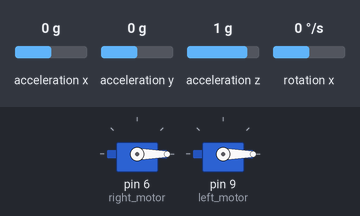
This sketch was run on a simulated Arduino Uno, built with avr-gcc and run on an emulated ATmega328P. On the bench: 2 × servo. Wiring (inferred from the names in the program): MPU-6050 motion sensor at I2C address 0x68. Inputs (shaded band) come from the test bench; at power-on: acceleration y 0 g, acceleration x 0 g, acceleration z 1 g, rotation x 0 °/s. What the sketch prints to the serial monitor is not drawn.

Above: at 6.2 s.
6.3 s: acceleration y set to -1.4 g
At 7.0 s:
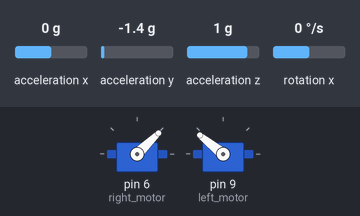
7.8 s: acceleration y set to -0.5 g
9.3 s: acceleration y set to -0.2 g
At 10.3 s:
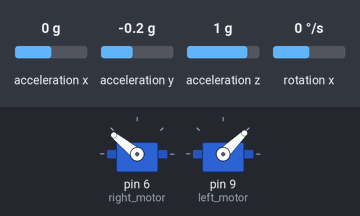
10.8 s: acceleration y set to -0.8 g
At 11.8 s:
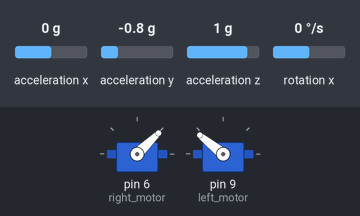
12.3 s: acceleration x set to -1.1 g
13.8 s: acceleration x set to -1.4 g
At 14.9 s:
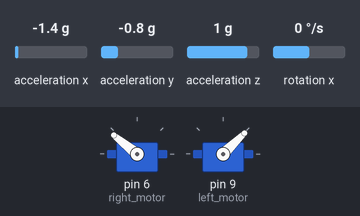
Timing chart, 0 to 46.6 s (numbered marks = the images above; inputs shaded):
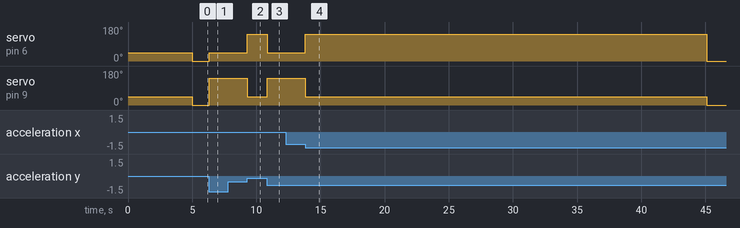

Measured:
- the behaviour switches between -0.4 and -0.3 g on acceleration y (found by bisection; images 1 and 2)
- the behaviour switches between -1.2 and -1.3 g on acceleration x (found by bisection; images 3 and 4)
- after the input at 6.3 s, servo on pin 6 (right_motor): 0° → 44° at once; servo on pin 9 (left_motor): 0° → 141° at once
- after the input at 9.3 s, servo on pin 6 (right_motor): 44° → 141° at once; servo on pin 9 (left_motor): 141° → 44° at once
- after the input at 10.8 s, servo on pin 6 (right_motor): 141° → 44° after 0.05 s; servo on pin 9 (left_motor): 44° → 141° after 0.05 s
- after the input at 13.8 s, servo on pin 6 (right_motor): 44° → 141° at once, → 0° 31.3 s later; servo on pin 9 (left_motor): 141° → 44° at once, → 0° 31.3 s later

The sketch:

PID.ino
```cpp
#include <Wire.h>
#include <Servo.h>

Servo right_motor ;
Servo left_motor ;
double throttle = 1500 ;

//For Accelerometer
int16_t Acc_raw_X, Acc_raw_Y, Acc_raw_Z ;
float AccX, AccY, AccZ ;
float Acc_X ;

//For Gyroscope
int16_t Gyro_raw_X, Gyro_raw_Y, Gyro_raw_Z ;
float Gyro_X, Gyro_Y, Gyro_Z ;

float setpoint = 0 ;
float angle_X = 0 ;

unsigned long time_elapsed, time, previous_time ;
float rad_to_deg = 180/3.1415 ;

float PID, error_X, previous_error_X, pwm_right_motor, pwm_left_motor ;
float pid_p=0 ;
float pid_i=0 ;
float pid_d=0 ;

float Kp = 9 ;
float Ki = 9 ;
float Kd = 9 ;


void setup() {

  Wire.begin() ;
  Wire.beginTransmission(0x68) ;
  Wire.write(0x6B) ;
  Wire.write(0) ;
  Wire.endTransmission(true) ;
  Serial.begin(9600) ; //Set Baud rate as 9600

  right_motor.attach(6) ;
  left_motor.attach(9) ;

  //Sending minimum pulse to ESCs to switch them on
  right_motor.writeMicroseconds(1000) ;
  left_motor.writeMicroseconds(1000) ;
  delay(5000) ;

  time = millis() ;

}

void loop() {

  //Store Previous time
  previous_time = time ;
  time = millis() ;
  time_elapsed = (time - previous_time) / 1000 ; //Divide by 1000 to get the value in milliseconds

  //Accelerometer
  Wire.beginTransmission(0x68) ;
  Wire.write(0x3B) ; //3B is the hexadecimal address for the Acc_X_H register
  Wire.endTransmission(false) ;
  Wire.requestFrom(0x68,6,true) ; //We read values from 6 registers (2 each for Acc_X, Acc_Y, and Acc_Z)

  /* The IMU stores Acc values in 2 seperate 8-bit registers
  We have to use left shift(<<) and bitwise or (|)
  to combine the two 8-bit values from the two registers into a 16-bit value  */

  Acc_raw_X = Wire.read() << 8 | Wire.read() ;
  Acc_raw_Y = Wire.read() << 8 | Wire.read() ;
  Acc_raw_Z = Wire.read() << 8 | Wire.read() ;

  //We divide the raw data with 16384, which is the value given in the MPU6050 datasheet, to obtain the value of acceleration
  AccX = Acc_raw_X / 16384.0 ;
  AccY = Acc_raw_Y / 16384.0 ;
  AccZ = Acc_raw_Z / 16384.0 ;

  //Final value from accelerometer using the Euler formula
  Acc_X = atan((AccY)/sqrt(AccX * AccX + AccZ * AccZ))* rad_to_deg ;

  //Gyroscope
  Wire.beginTransmission(0x68) ;
  Wire.write(0x43) ; //43 is the hexadecimal address for the Gyro_X_H register
  Wire.endTransmission(false) ;
  Wire.requestFrom(0x68, 2, true) ; //We read values from the 2 registers corresponding to Gyro_X

  Gyro_raw_X = Wire.read() << 8 | Wire.read() ;

  //We divide the raw data with 131 because that's the default sensitivity value given in the data sheet
  Gyro_X = Gyro_raw_X / 131.0 ;

  //Applying Complementary filter
  angle_X = 0.98 * (angle_X + Gyro_X * time_elapsed) + 0.02 * Acc_X ;

  //PID Loop
  error_X = angle_X - setpoint ;

  //Proportional Term
  pid_p = Kp * error_X ;

  //Integral Term with integral windup
  if (-5 <= error_X <= 5) {
    pid_i = pid_i + Ki * (time_elapsed * error_X) ;
  }

  //Derivative Term
  pid_d = Kd * ((error_X - previous_error_X) / time_elapsed) ;

  //PID Output signal
  PID = pid_p + pid_i + pid_d ;

  /* Since PWM signal cannot be more than 2000 or less than 1000
  Our PID Output will have a minimum value of -1000 and a maximum value of +1000 */
  if (PID < -1000) {
    PID = -1000 ;
  }

  if (PID > 1000) {
    PID = 1000 ;
  }

  //Output Signal
  pwm_right_motor = throttle + PID ;
  pwm_left_motor = throttle - PID ;

  /* Final PWM output signal cannot be greater than 2000 or less than 1000 */
  if (pwm_right_motor < 1000) {
    pwm_right_motor = 1000 ;
  }

  if (pwm_right_motor > 2000) {
    pwm_right_motor = 2000 ;
  }

  if (pwm_left_motor < 1000) {
    pwm_left_motor = 1000 ;
  }

  if (pwm_left_motor > 2000) {
    pwm_left_motor = 2000 ;
  }

  //Sending final PWM signal to motors
  left_motor.writeMicroseconds(pwm_left_motor) ;
  right_motor.writeMicroseconds(pwm_right_motor) ;

  //Store Previous error
  previous_error_X = error_X ;


  Serial.println(Gyro_X) ;
  Serial.println(Acc_X) ;
  Serial.println(angle_X) ;
  Serial.println(error_X) ;
  Serial.println(PID) ;
  Serial.println(pwm_right_motor) ;
  Serial.println(pwm_left_motor) ;


}
```
